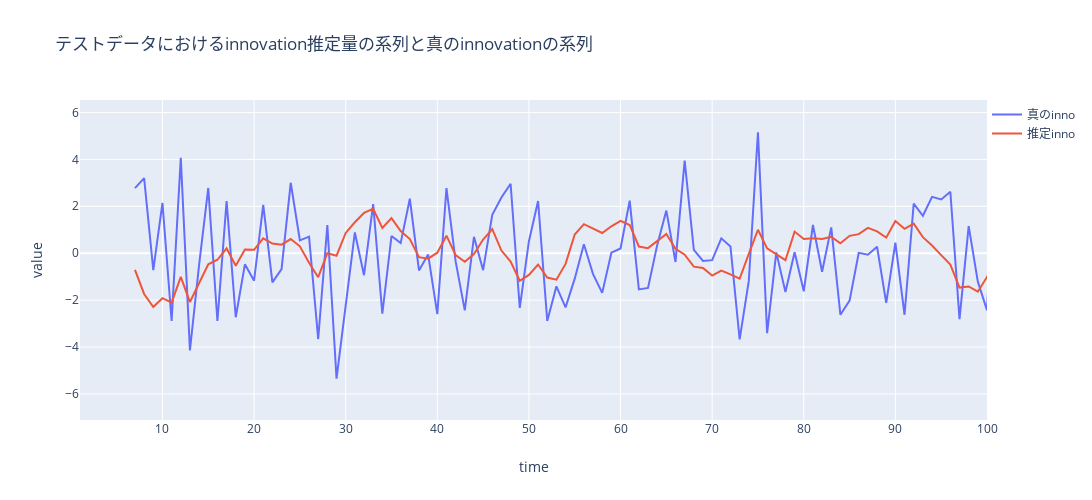

This figure's notebook cell:
### Code cell
fig = plotly.graph_objs.Figure(
    data=[plotly.graph_objs.Scatter(x=list(range(hat_p, len(hat_eps))), y=eps[hat_p:], name="真のinno", yaxis='y'),
        plotly.graph_objs.Scatter(x=list(range(hat_p, len(hat_eps))), y=hat_eps, name="推定inno", yaxis='y'),
                ], 
    layout=plotly.graph_objs.Layout(title="テストデータにおけるinnovation推定量の系列と真のinnovationの系列",
                legend={"x":1, "y":1},
                xaxis={"title":"time","range":[1,100]},
                yaxis={"title":"value"},
                width = 1500,       # 全体のサイズ
                height = 500,
                )
)
plotly.offline.iplot(fig)

### Figure 1 — Plotly figure (JSON) as saved in the notebook; plotly's stock layout.template omitted (floating-point values rounded to 4 significant figures; data arrays with more than 128 entries replaced by an {"elided": "..."} marker saying what was removed)
{"data": [{"name": "真のinno", "type": "scatter", "x": {"elided": "985 int values"}, "y": {"elided": "993 float values"}, "yaxis": "y"}, {"name": "推定inno", "type": "scatter", "x": {"elided": "985 int values"}, "y": {"elided": "992 float values"}, "yaxis": "y"}], "layout": {"height": 500, "legend": {"x": 1, "y": 1}, "title": {"text": "テストデータにおけるinnovation推定量の系列と真のinnovationの系列"}, "width": 1500, "xaxis": {"range": [1, 100], "title": {"text": "time"}}, "yaxis": {"title": {"text": "value"}}}}
